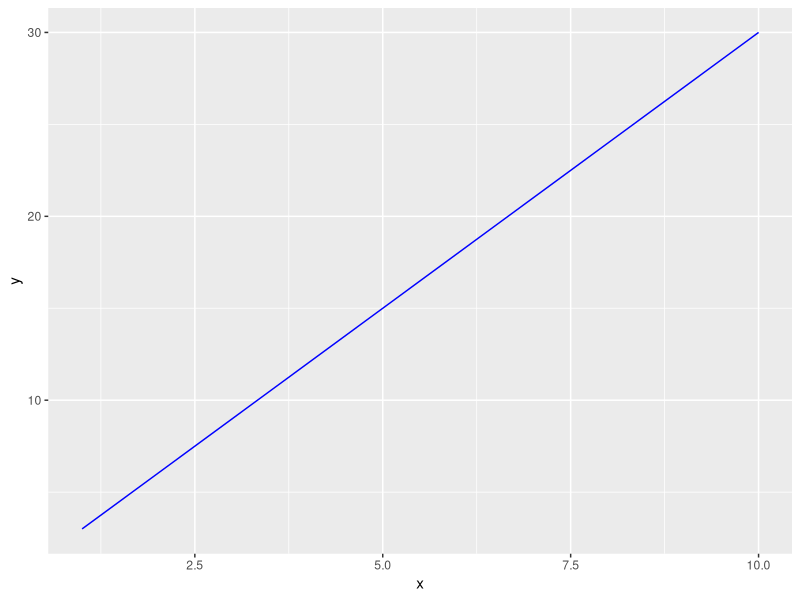
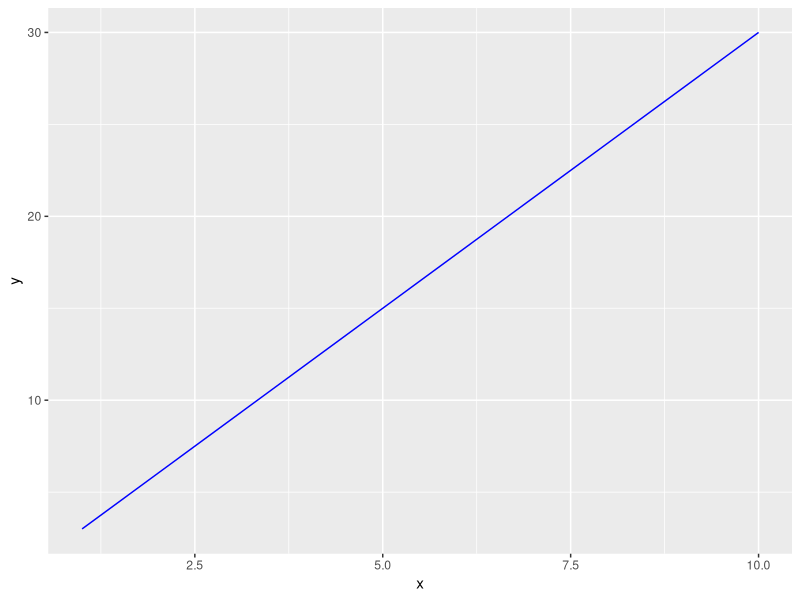

These charts were generated, in order, by the following R code:
library(ggplot2)

data <- data.frame(x=1:10, y=(1:10)*3)

ggplot(data, aes(x = x, y = y))+
  geom_line(color='blue')
ggsave("example.png", width = 7, height = 5)
